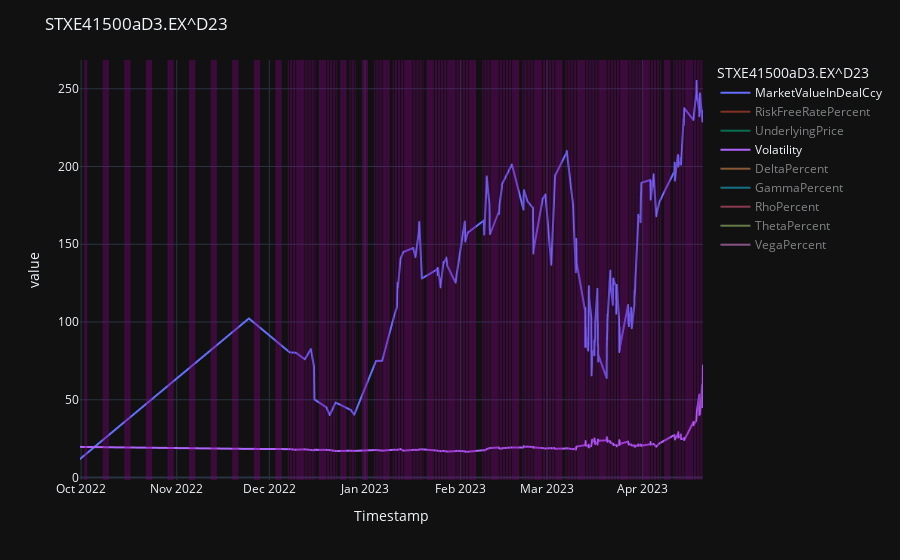

Notebook code for this chart:
### Code cell
IIVNGIPAC_exp_optn_AT_test3.graph(mrkt_exhng_open_time='9:00', mrkt_exhng_close_time='17:00').overlay().fig
